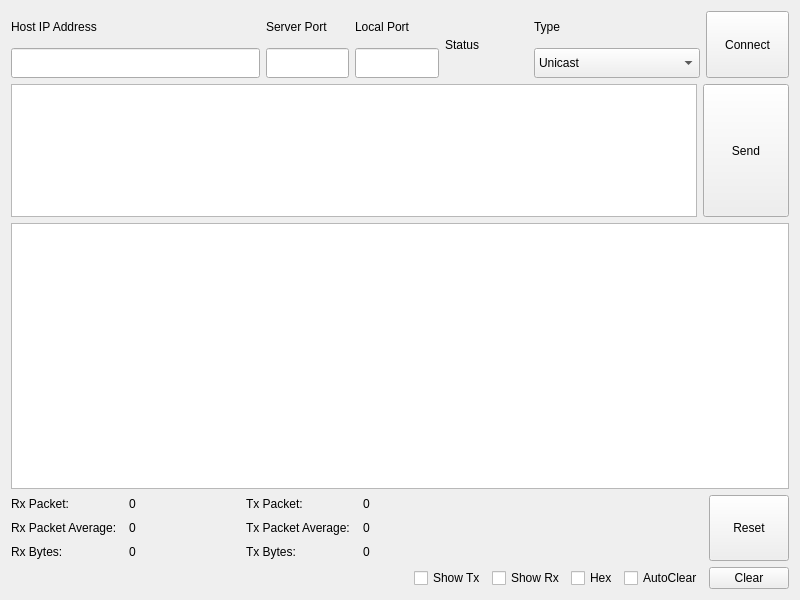
<?xml version="1.0" encoding="UTF-8"?>
<ui version="4.0">
 <class>UdpClientWidget</class>
 <widget class="QWidget" name="UdpClientWidget">
  <property name="geometry">
   <rect>
    <x>0</x>
    <y>0</y>
    <width>800</width>
    <height>600</height>
   </rect>
  </property>
  <property name="windowTitle">
   <string>Form</string>
  </property>
  <layout class="QGridLayout" name="gridLayout" rowstretch="1,2,4,1,0">
   <item row="0" column="0">
    <layout class="QHBoxLayout" name="horizontalLayout" stretch="3,1,1,1,2,1">
     <item>
      <layout class="QVBoxLayout" name="verticalLayout_4">
       <item>
        <widget class="QLabel" name="label_IP">
         <property name="sizePolicy">
          <sizepolicy hsizetype="Preferred" vsizetype="Preferred">
           <horstretch>0</horstretch>
           <verstretch>0</verstretch>
          </sizepolicy>
         </property>
         <property name="text">
          <string>Host IP Address</string>
         </property>
        </widget>
       </item>
       <item>
        <widget class="QLineEdit" name="lineEdit_IP">
         <property name="sizePolicy">
          <sizepolicy hsizetype="Expanding" vsizetype="Preferred">
           <horstretch>0</horstretch>
           <verstretch>0</verstretch>
          </sizepolicy>
         </property>
        </widget>
       </item>
      </layout>
     </item>
     <item>
      <layout class="QVBoxLayout" name="verticalLayout">
       <item>
        <widget class="QLabel" name="label_serverPort">
         <property name="text">
          <string>Server Port</string>
         </property>
        </widget>
       </item>
       <item>
        <widget class="QLineEdit" name="lineEdit_serverPort">
         <property name="sizePolicy">
          <sizepolicy hsizetype="Expanding" vsizetype="Preferred">
           <horstretch>0</horstretch>
           <verstretch>0</verstretch>
          </sizepolicy>
         </property>
        </widget>
       </item>
      </layout>
     </item>
     <item>
      <layout class="QVBoxLayout" name="verticalLayout_3">
       <item>
        <widget class="QLabel" name="label_localPort">
         <property name="text">
          <string>Local Port</string>
         </property>
        </widget>
       </item>
       <item>
        <widget class="QLineEdit" name="lineEdit_localPort">
         <property name="sizePolicy">
          <sizepolicy hsizetype="Expanding" vsizetype="Preferred">
           <horstretch>0</horstretch>
           <verstretch>0</verstretch>
          </sizepolicy>
         </property>
        </widget>
       </item>
      </layout>
     </item>
     <item>
      <widget class="QLabel" name="label_status">
       <property name="text">
        <string>Status</string>
       </property>
      </widget>
     </item>
     <item>
      <layout class="QVBoxLayout" name="verticalLayout_2" stretch="0,0">
       <item>
        <widget class="QLabel" name="label">
         <property name="text">
          <string>Type</string>
         </property>
        </widget>
       </item>
       <item>
        <widget class="QComboBox" name="comboBox_clients">
         <property name="sizePolicy">
          <sizepolicy hsizetype="Preferred" vsizetype="Preferred">
           <horstretch>0</horstretch>
           <verstretch>0</verstretch>
          </sizepolicy>
         </property>
         <item>
          <property name="text">
           <string>Unicast</string>
          </property>
         </item>
         <item>
          <property name="text">
           <string>Broadcast All</string>
          </property>
         </item>
        </widget>
       </item>
      </layout>
     </item>
     <item>
      <widget class="QPushButton" name="pushButton_connect">
       <property name="sizePolicy">
        <sizepolicy hsizetype="Minimum" vsizetype="Preferred">
         <horstretch>0</horstretch>
         <verstretch>0</verstretch>
        </sizepolicy>
       </property>
       <property name="text">
        <string>Connect</string>
       </property>
      </widget>
     </item>
    </layout>
   </item>
   <item row="1" column="0">
    <layout class="QHBoxLayout" name="horizontalLayout_2" stretch="8,1">
     <item>
      <widget class="QTextEdit" name="textEdit_txData"/>
     </item>
     <item>
      <widget class="QPushButton" name="pushButton_send">
       <property name="sizePolicy">
        <sizepolicy hsizetype="Minimum" vsizetype="Preferred">
         <horstretch>0</horstretch>
         <verstretch>0</verstretch>
        </sizepolicy>
       </property>
       <property name="text">
        <string>Send</string>
       </property>
      </widget>
     </item>
    </layout>
   </item>
   <item row="2" column="0">
    <widget class="QTextEdit" name="textEdit_log"/>
   </item>
   <item row="3" column="0">
    <layout class="QHBoxLayout" name="horizontalLayout_10">
     <item>
      <layout class="QVBoxLayout" name="verticalLayout_5" stretch="1,1,1">
       <item>
        <layout class="QHBoxLayout" name="horizontalLayout_3" stretch="1,1">
         <item>
          <widget class="QLabel" name="label_rxPacket">
           <property name="text">
            <string>Rx Packet:</string>
           </property>
          </widget>
         </item>
         <item>
          <widget class="QLabel" name="label_rxPacketCnt">
           <property name="text">
            <string>0</string>
           </property>
          </widget>
         </item>
        </layout>
       </item>
       <item>
        <layout class="QHBoxLayout" name="horizontalLayout_8" stretch="1,1">
         <item>
          <widget class="QLabel" name="label_rxPacketAvg">
           <property name="text">
            <string>Rx Packet Average:</string>
           </property>
          </widget>
         </item>
         <item>
          <widget class="QLabel" name="label_rxPacketCntAvg">
           <property name="text">
            <string>0</string>
           </property>
          </widget>
         </item>
        </layout>
       </item>
       <item>
        <layout class="QHBoxLayout" name="horizontalLayout_4" stretch="1,1">
         <item>
          <widget class="QLabel" name="label_rxBytes">
           <property name="text">
            <string>Rx Bytes:</string>
           </property>
          </widget>
         </item>
         <item>
          <widget class="QLabel" name="label_rxBytesCnt">
           <property name="text">
            <string>0</string>
           </property>
          </widget>
         </item>
        </layout>
       </item>
      </layout>
     </item>
     <item>
      <layout class="QVBoxLayout" name="verticalLayout_6" stretch="1,1,1">
       <item>
        <layout class="QHBoxLayout" name="horizontalLayout_5" stretch="1,1">
         <item>
          <widget class="QLabel" name="label_txPacket_2">
           <property name="text">
            <string>Tx Packet:</string>
           </property>
          </widget>
         </item>
         <item>
          <widget class="QLabel" name="label_txPacketCnt">
           <property name="text">
            <string>0</string>
           </property>
          </widget>
         </item>
        </layout>
       </item>
       <item>
        <layout class="QHBoxLayout" name="horizontalLayout_9" stretch="1,1">
         <item>
          <widget class="QLabel" name="label_txPacket_3">
           <property name="text">
            <string>Tx Packet Average:</string>
           </property>
          </widget>
         </item>
         <item>
          <widget class="QLabel" name="label_txPacketCntAvg">
           <property name="text">
            <string>0</string>
           </property>
          </widget>
         </item>
        </layout>
       </item>
       <item>
        <layout class="QHBoxLayout" name="horizontalLayout_6" stretch="1,1">
         <item>
          <widget class="QLabel" name="label_txBytes">
           <property name="text">
            <string>Tx Bytes:</string>
           </property>
          </widget>
         </item>
         <item>
          <widget class="QLabel" name="label_txBytesCnt">
           <property name="text">
            <string>0</string>
           </property>
          </widget>
         </item>
        </layout>
       </item>
      </layout>
     </item>
     <item>
      <spacer name="horizontalSpacer">
       <property name="orientation">
        <enum>Qt::Horizontal</enum>
       </property>
       <property name="sizeHint" stdset="0">
        <size>
         <width>40</width>
         <height>20</height>
        </size>
       </property>
      </spacer>
     </item>
     <item>
      <widget class="QPushButton" name="pushButton_reset">
       <property name="sizePolicy">
        <sizepolicy hsizetype="Minimum" vsizetype="Preferred">
         <horstretch>0</horstretch>
         <verstretch>0</verstretch>
        </sizepolicy>
       </property>
       <property name="text">
        <string>Reset</string>
       </property>
      </widget>
     </item>
    </layout>
   </item>
   <item row="4" column="0">
    <layout class="QHBoxLayout" name="horizontalLayout_7">
     <item>
      <spacer name="horizontalSpacer_4">
       <property name="orientation">
        <enum>Qt::Horizontal</enum>
       </property>
       <property name="sizeHint" stdset="0">
        <size>
         <width>40</width>
         <height>20</height>
        </size>
       </property>
      </spacer>
     </item>
     <item>
      <widget class="QCheckBox" name="checkBox_showTx">
       <property name="text">
        <string>Show Tx</string>
       </property>
      </widget>
     </item>
     <item>
      <widget class="QCheckBox" name="checkBox_showRx">
       <property name="text">
        <string>Show Rx</string>
       </property>
      </widget>
     </item>
     <item>
      <widget class="QCheckBox" name="checkBox_hex">
       <property name="text">
        <string>Hex</string>
       </property>
      </widget>
     </item>
     <item>
      <widget class="QCheckBox" name="checkBox_autoClear">
       <property name="text">
        <string>AutoClear</string>
       </property>
      </widget>
     </item>
     <item>
      <widget class="QPushButton" name="pushButton_clear">
       <property name="sizePolicy">
        <sizepolicy hsizetype="Minimum" vsizetype="Preferred">
         <horstretch>0</horstretch>
         <verstretch>0</verstretch>
        </sizepolicy>
       </property>
       <property name="text">
        <string>Clear</string>
       </property>
      </widget>
     </item>
    </layout>
   </item>
  </layout>
 </widget>
 <resources/>
 <connections/>
</ui>
